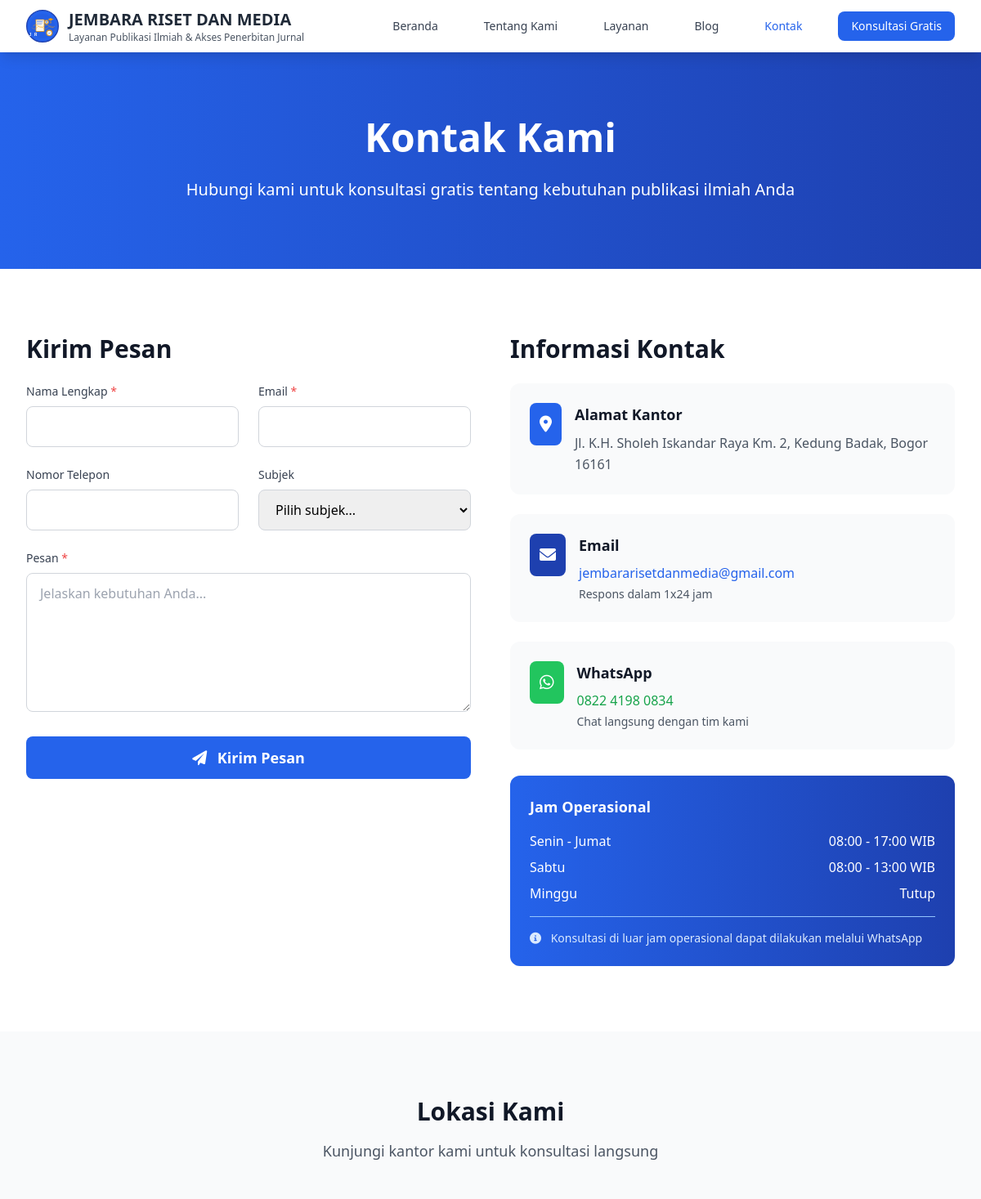
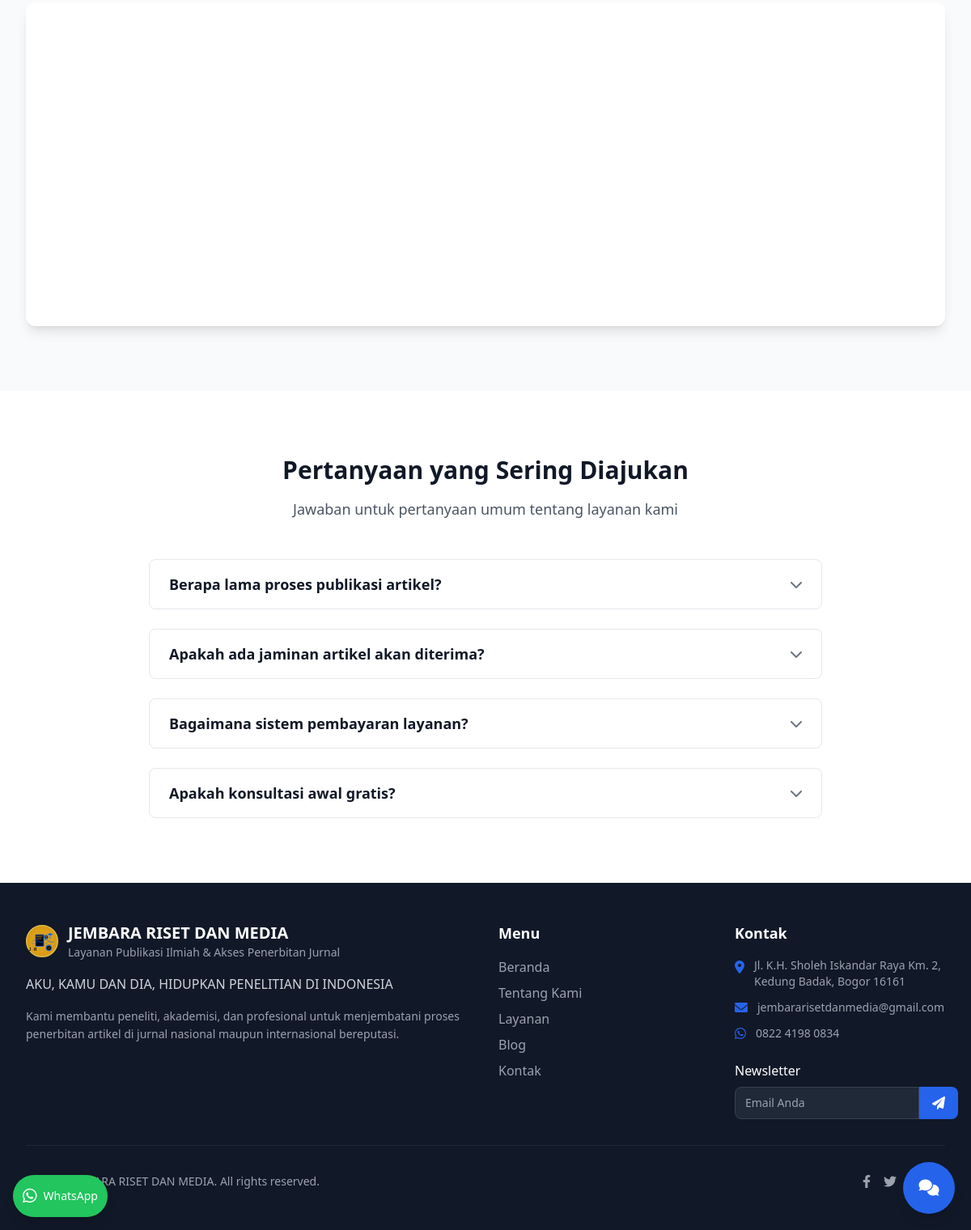
The page /pages/contact.php on the database its author committed (2 pictures, top to bottom).
### tables this page shows
CREATE TABLE website_settings (
    id INT AUTO_INCREMENT PRIMARY KEY,
    setting_key VARCHAR(100) UNIQUE NOT NULL,
    setting_value TEXT,
    setting_type ENUM('text', 'textarea', 'image', 'color', 'number') DEFAULT 'text',
    created_at TIMESTAMP DEFAULT CURRENT_TIMESTAMP,
    updated_at TIMESTAMP DEFAULT CURRENT_TIMESTAMP ON UPDATE CURRENT_TIMESTAMP
);

### pages/contact.php (the view, shortened to what the rows shown need)
<?php
include '../includes/header.php';
$contactEmail = getSetting('contact_email', 'jembararisetdanmedia@gmail.com');
$contactPhone = getSetting('contact_phone', '0822 4198 0834');
$contactAddress = getSetting('contact_address', 'Jl. K.H. Sholeh Iskandar Raya Km. 2, Kedung Badak, Bogor 16161');
?>
<section class="bg-gradient-to-r from-primary to-secondary py-20 text-white">
    <div class="max-w-7xl mx-auto px-4 sm:px-6 lg:px-8">
        <div class="text-center">
            <h1 class="text-4xl md:text-5xl font-bold mb-6">Kontak Kami</h1>
        </div>
    </div>
</section>
<section class="py-20 bg-white">
    <div class="max-w-7xl mx-auto px-4 sm:px-6 lg:px-8">
        <div class="grid lg:grid-cols-2 gap-12">
            <div>
                <h2 class="text-3xl font-bold text-gray-900 mb-6">Kirim Pesan</h2>
            </div>
            <div>
                <h2 class="text-3xl font-bold text-gray-900 mb-6">Informasi Kontak</h2>
                <div class="space-y-6 mb-8">
                    <div class="bg-gray-50 rounded-xl p-6">
                        <div class="flex items-start space-x-4">
                            <div>
                                <h3 class="text-lg font-semibold text-gray-900 mb-2">Alamat Kantor</h3>
                                <p class="text-gray-600 leading-relaxed"><?php echo $contactAddress; ?></p>
                            </div>
                        </div>
                    </div>
                    <div class="bg-gray-50 rounded-xl p-6">
                        <div class="flex items-start space-x-4">
                            <div>
                                <h3 class="text-lg font-semibold text-gray-900 mb-2">Email</h3>
                                <a href="mailto:<?php echo $contactEmail; ?>" class="text-primary hover:text-secondary font-medium">
                                    <?php echo $contactEmail; ?>
                                </a>
                                <p class="text-gray-600 text-sm mt-1">Respons dalam 1x24 jam</p>
                            </div>
                        </div>
                    </div>
                    <div class="bg-gray-50 rounded-xl p-6">
                        <div class="flex items-start space-x-4">
                            <div>
                                <h3 class="text-lg font-semibold text-gray-900 mb-2">WhatsApp</h3>
                                <a href="https://wa.me/<?php echo str_replace([' ', '-', '(', ')'], '', $contactPhone); ?>" target="_blank" class="text-green-600 hover:text-green-700 font-medium">
                                    <?php echo $contactPhone; ?>
                                </a>
                                <p class="text-gray-600 text-sm mt-1">Chat langsung dengan tim kami</p>
                            </div>
                        </div>
                    </div>
                </div>
            </div>
        </div>
    </div>
</section>
<section class="py-20 bg-gray-50">
    <div class="max-w-7xl mx-auto px-4 sm:px-6 lg:px-8">
        <div class="text-center mb-12">
            <h2 class="text-3xl font-bold text-gray-900 mb-4">Lokasi Kami</h2>
        </div>
    </div>
</section>
<section class="py-20 bg-white">
    <div class="max-w-4xl mx-auto px-4 sm:px-6 lg:px-8">
        <div class="text-center mb-12">
            <h2 class="text-3xl font-bold text-gray-900 mb-4">Pertanyaan yang Sering Diajukan</h2>
        </div>
    </div>
</section>
<?php include '../includes/footer.php'; ?>

### includes/header.php (shortened to what the rows shown need)
<?php
require_once __DIR__ . '/../config/config.php';
require_once __DIR__ . '/functions.php';
$siteTitle = getSetting('site_title', 'JEMBARA RISET DAN MEDIA');
?>
<!DOCTYPE html>
<html lang="id">
<head>
    <title><?php echo getPageTitle(); ?></title>
    <script src="https://cdn.tailwindcss.com"></script>
    <link rel="stylesheet" href="https://cdnjs.cloudflare.com/ajax/libs/font-awesome/6.0.0/css/all.min.css">
    <link rel="stylesheet" href="<?php echo SITE_URL; ?>/assets/css/style.css">
</head>
<body class="bg-gray-50">
    <nav class="bg-white shadow-lg fixed w-full top-0 z-50">
        <div class="max-w-7xl mx-auto px-4 sm:px-6 lg:px-8">
            <div class="flex justify-between items-center h-16">
                <div class="flex items-center space-x-3">
                    <div class="hidden md:block">
                        <h1 class="text-xl font-bold text-gray-800"><?php echo $siteTitle; ?></h1>
                        <p class="text-xs text-gray-600"><?php echo getSetting('business_field', 'Layanan Publikasi Ilmiah'); ?></p>
                    </div>
                </div>
            </div>
        </div>
    </nav>
    <div class="pt-16">

### includes/footer.php (shortened to what the rows shown need)
<?php
$contactEmail = getSetting('contact_email', 'jembararisetdanmedia@gmail.com');
$contactPhone = getSetting('contact_phone', '0822 4198 0834');
$contactAddress = getSetting('contact_address', 'Jl. K.H. Sholeh Iskandar Raya Km. 2, Kedung Badak, Bogor 16161');
$companyName = getSetting('company_name', 'JEMBARA RISET DAN MEDIA');
$siteTitle = getSetting('site_title', 'JEMBARA RISET DAN MEDIA');
?>
    </div>
    <footer class="bg-gray-900 text-white">
        <div class="max-w-7xl mx-auto px-4 sm:px-6 lg:px-8 py-12">
            <div class="grid md:grid-cols-4 gap-8">
                <div class="md:col-span-2">
                    <div class="flex items-center space-x-3 mb-4">
                        <img src="<?php echo SITE_URL; ?>/assets/images/logo.svg" alt="<?php echo $siteTitle; ?>" class="h-10 w-10 filter invert">
                        <div>
                            <h3 class="text-xl font-bold"><?php echo $siteTitle; ?></h3>
                            <p class="text-gray-400 text-sm"><?php echo getSetting('business_field', 'Layanan Publikasi Ilmiah'); ?></p>
                        </div>
                    </div>
                    <p class="text-gray-300 mb-4 leading-relaxed">
                        <?php echo getSetting('site_tagline', 'AKU, KAMU DAN DIA, HIDUPKAN PENELITIAN DI INDONESIA'); ?>
                    </p>
                    <p class="text-gray-400 text-sm leading-relaxed">
                        Kami membantu peneliti, akademisi, dan profesional untuk menjembatani proses penerbitan artikel di jurnal nasional maupun internasional bereputasi.
                    </p>
                </div>
                <div>
                    <div class="space-y-3">
                        <div class="flex items-start space-x-3">
                            <i class="fas fa-map-marker-alt text-primary mt-1"></i>
                            <p class="text-gray-400 text-sm"><?php echo $contactAddress; ?></p>
                        </div>
                        <div class="flex items-center space-x-3">
                            <i class="fas fa-envelope text-primary"></i>
                            <a href="mailto:<?php echo $contactEmail; ?>" class="text-gray-400 hover:text-white transition-colors text-sm"><?php echo $contactEmail; ?></a>
                        </div>
                        <div class="flex items-center space-x-3">
                            <i class="fab fa-whatsapp text-primary"></i>
                            <a href="https://wa.me/<?php echo str_replace([' ', '-', '(', ')'], '', $contactPhone); ?>" class="text-gray-400 hover:text-white transition-colors text-sm"><?php echo $contactPhone; ?></a>
                        </div>
                    </div>
                </div>
            </div>
            <div class="border-t border-gray-800 mt-8 pt-8 flex flex-col md:flex-row justify-between items-center">
                <p class="text-gray-400 text-sm">
                    &copy; <?php echo date('Y'); ?> <?php echo $companyName; ?>. All rights reserved.
                </p>
                <div class="flex space-x-4 mt-4 md:mt-0">
                    <a href="#" class="text-gray-400 hover:text-white transition-colors">
                    </a>
                    <a href="#" class="text-gray-400 hover:text-white transition-colors">
                    </a>
                    <a href="#" class="text-gray-400 hover:text-white transition-colors">
                    </a>
                    <a href="#" class="text-gray-400 hover:text-white transition-colors">
                    </a>
                </div>
            </div>
        </div>
    </footer>
</body>
</html>

### rows shown on the page
website_settings: setting_value "JEMBARA RISET DAN MEDIA"
website_settings: setting_value "Layanan Publikasi Ilmiah & Akses Penerbitan Jurnal"
website_settings: setting_value "Jl. K.H. Sholeh Iskandar Raya Km. 2, Kedung Badak, Bogor 16161"
website_settings: setting_value "jembararisetdanmedia@gmail.com"
website_settings: setting_value "0822 4198 0834"
website_settings: setting_value "AKU, KAMU DAN DIA, HIDUPKAN PENELITIAN DI INDONESIA"
website_settings: setting_value "JEMBARA RISET DAN MEDIA"
